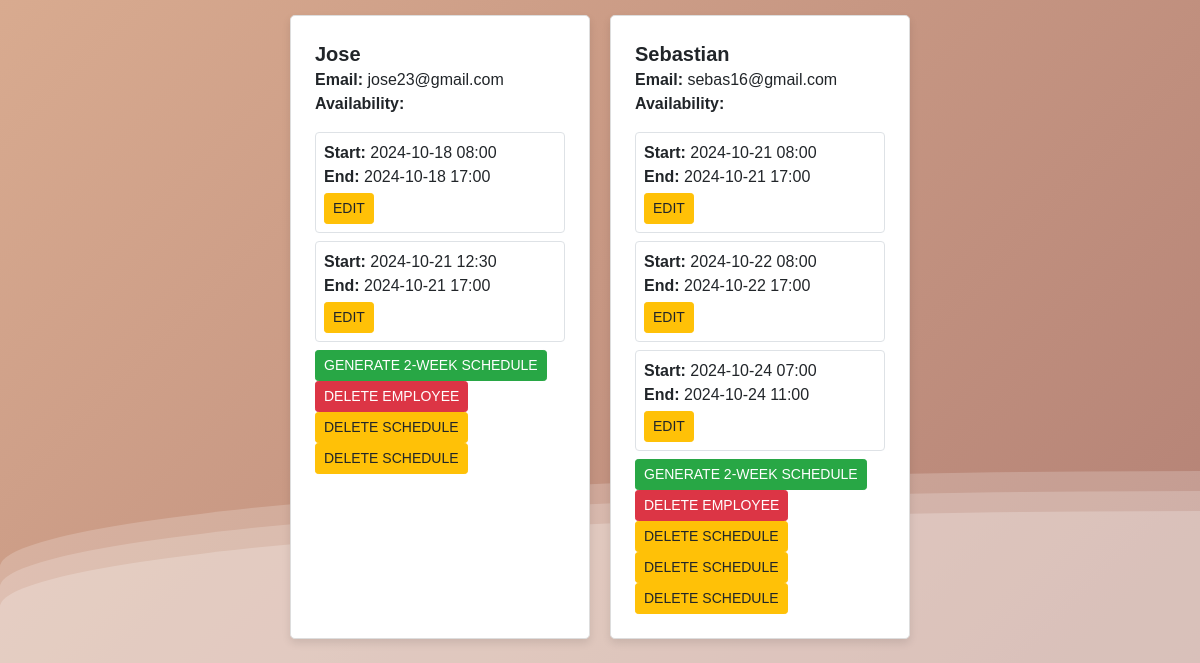
/admin/admin (signed in, lower part), run on an earlier commit of the app's database.
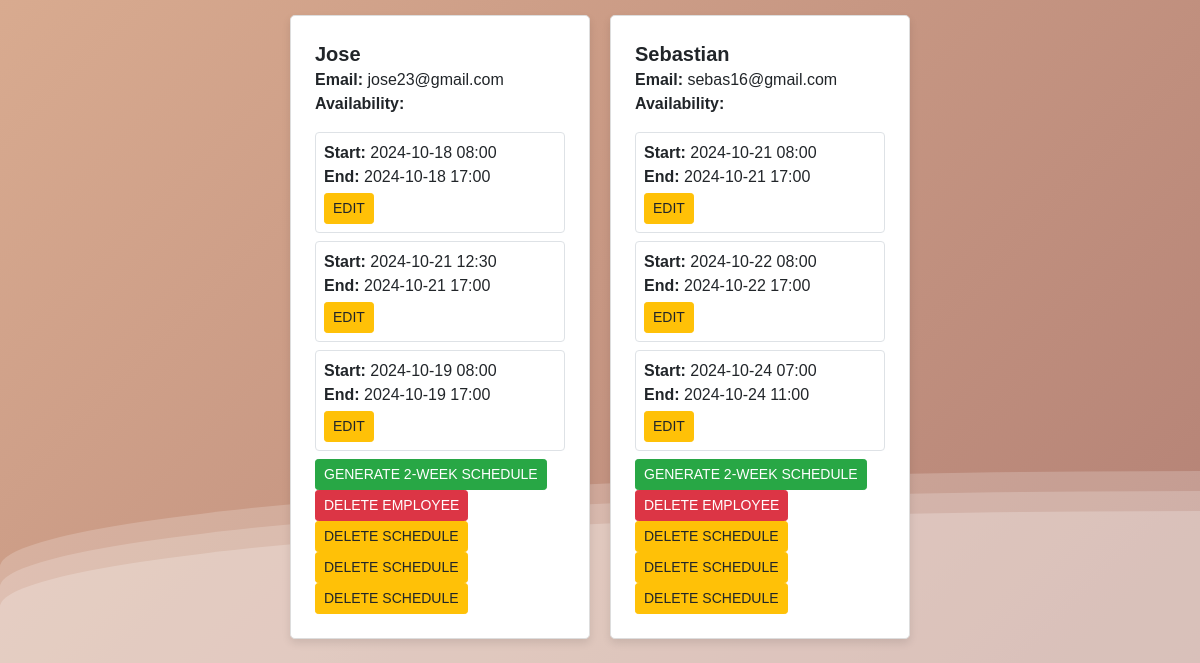
And on a later commit of the database.
### website/models.py (models this page shows)
class User(db.Model, UserMixin):
    id = db.Column(db.Integer, primary_key=True)
    email = db.Column(db.String(150), unique=True)
    password = db.Column(db.String(150))
    first_name = db.Column(db.String(150))
    is_admin = db.Column(db.Boolean, default=False)
    opening_time = db.Column(db.Time, nullable=True)
    closing_time = db.Column(db.Time, nullable=True)
    business_days = db.Column(db.String(20), nullable=True)
    created_by = db.Column(db.Integer, db.ForeignKey('user.id'))
    availability = db.Column(db.String(500))
    schedules = db.relationship('Schedule', foreign_keys='Schedule.employee_id', backref='employee', cascade='all, delete-orphan')
    created_schedules = db.relationship('Schedule', foreign_keys='Schedule.created_by', backref='creator', cascade='all, delete-orphan')
    vacation_hours = db.relationship('VacationHours', foreign_keys='VacationHours.employee_id', backref='employee', cascade='all, delete-orphan')
    created_vacation_hours = db.relationship('VacationHours', foreign_keys='VacationHours.created_by', backref='creator', cascade='all, delete-orphan')

class Schedule(db.Model):
    id = db.Column(db.Integer, primary_key=True)
    employee_id = db.Column(db.Integer, db.ForeignKey('user.id')) # Employee associated with the schedule
    shift_start = db.Column(db.DateTime)
    shift_end = db.Column(db.DateTime)
    created_by = db.Column(db.Integer, db.ForeignKey('user.id')) # User who created the schedule

### website/admin.py (the view)
@admin.route('/admin', methods=['GET', 'POST'])
@login_required
def admin_panel():
    if not current_user.is_admin:
        return redirect(url_for('home'))
    employees = User.query.filter_by(created_by=current_user.id).all()
    schedules = Schedule.query.filter_by(created_by=current_user.id).all()
    print(f"Schedules fetched for admin {current_user.id}: {schedules}")
    business_days_list = ['Monday', 'Tuesday', 'Wednesday', 'Thursday', 'Friday', 'Saturday', 'Sunday']
    opening_time = current_user.opening_time
    closing_time = current_user.closing_time
    if opening_time and closing_time:
        from datetime import datetime
        today = datetime.now().date()
        opening_dt = datetime.combine(today, opening_time)
        closing_dt = datetime.combine(today, closing_time)
        total_business_hours = (closing_dt - opening_dt).total_seconds() / 3600
    else:
        total_business_hours = 0  # Default if times are not set
    can_create_schedule = total_business_hours <= 9
    valid_schedules = []
    for schedule in schedules:
        total_hours = (schedule.shift_end - schedule.shift_start).total_seconds() / 3600 - 1  # Subtracting break time
        if total_hours >= 8:  # Only include valid schedules
            valid_schedules.append(schedule)
    for schedule in schedules:
        schedule.is_valid = (schedule in valid_schedules)
    return render_template(
        'admin_panel.html',
        employees=employees,
        schedules=schedules,
        valid_schedules=valid_schedules,
        user=current_user,
        business_days_list=business_days_list,
        can_create_schedule=can_create_schedule
    )

### website/__init__.py (called while the page is built)
def create_app():
    app = Flask(__name__)
    app.config['SECRET_KEY'] = os.getenv('SECRET_KEY')
    app.config['SQLALCHEMY_DATABASE_URI'] = f'sqlite:///{DB_NAME}'
    db.init_app(app)
    migrate.init_app(app, db)
    from .admin import admin
    from .auth import auth
    from .views import views
    app.register_blueprint(views, url_prefix='/')
    app.register_blueprint(admin, url_prefix='/admin')
    app.register_blueprint(auth, url_prefix='/auth')
    from .models import User, Schedule, VacationHours
    with app.app_context():
        db.create_all()
    login_manager = LoginManager()
    login_manager.login_view = 'auth.login'
    login_manager.init_app(app)
    @login_manager.user_loader
    def load_user(id):
        return User.query.get(int(id))
    @app.before_request
    def before_request():
        g.user = current_user
    create_database(app)
    return app

### website/templates/admin_panel.html (shortened to what this page needs)
{% extends "base.html" %}
{% block content %}
    <div class="content">
<div class="mt-8">
    <div class="employee-schedule-container grid grid-cols-1 md:grid-cols-2 lg:grid-cols-3 gap-4 mt-4">
        {% for employee in employees %}
            <div class="employee-card bg-white p-4 shadow-md rounded-lg mb-4 hover:shadow-lg transition-shadow duration-300">
                <h4 class="font-semibold text-xl">{{ employee.first_name }}</h4>
                <p><strong>Email:</strong> {{ employee.email }}</p>
                <p><strong>Availability:</strong> {{ employee.availability }}</p>
                <div class="schedule-boxes mt-3">
                    {% for schedule in schedules if schedule.employee_id == employee.id %}
                        <div class="schedule-box border p-2 rounded-md mb-2 {% if schedule not in valid_schedules %} bg-red-100 {% endif %}">
                            <p><strong>Start:</strong> {{ schedule.shift_start.strftime('%Y-%m-%d %H:%M') }}</p>
                            <p><strong>End:</strong> {{ schedule.shift_end.strftime('%Y-%m-%d %H:%M') }}</p>
                            <button class="edit-btn btn btn-warning btn-sm mt-1"
                                    data-schedule-id="{{ schedule.id }}"
                                    data-shift-start="{{ schedule.shift_start.strftime('%Y-%m-%dT%H:%M') }}"
                                    data-shift-end="{{ schedule.shift_end.strftime('%Y-%m-%dT%H:%M') }}">
                                Edit
                            </button>
                        </div>
                    {% endfor %}
                </div>
                <div class="employee-actions mt-2">
                    {% if can_create_schedule %}
                        <form method="POST" action="{{ url_for('admin.generate_schedule', employee_id=employee.id, duration=2) }}" style="display:inline;">
                            <button type="submit" class="btn btn-success btn-sm">Generate 2-Week Schedule</button>
                        </form>
                    {% endif %}
                    <form method="POST" action="{{ url_for('admin.delete_employee', id=employee.id) }}" style="display:inline;">
                        <button type="submit" class="btn btn-danger btn-sm">Delete Employee</button>
                    </form>
                    {% for schedule in schedules if schedule.employee_id == employee.id %}
                    <form method="POST" action="{{ url_for('admin.delete_schedule', id=schedule.id) }}" style="display:inline;">
                        <button type="submit" class="btn btn-warning btn-sm">Delete Schedule</button>
                    </form>
                    {% endfor %}
                </div>
            </div>
        {% endfor %}
    </div>
</div>
</div>
{% endblock %}

### website/templates/base.html (shortened to what this page needs)
<!DOCTYPE html>
<html>
    <head>
        <link
        rel="stylesheet"
        href="https://stackpath.bootstrapcdn.com/bootstrap/4.4.1/css/bootstrap.min.css"
      />
      <link
        rel="stylesheet"
        href="https://stackpath.bootstrapcdn.com/font-awesome/4.7.0/css/font-awesome.min.css"
      />
      <link href="{{ url_for('static', filename='output.css') }}" rel="stylesheet">
      <link href="https://cdn.jsdelivr.net/npm/tailwindcss@2.2.19/dist/tailwind.min.css" rel="stylesheet">
    </head>
    <body style="background-color: #ffffff;">
      <div>
        <div class="wave"></div>
        <div class="wave"></div>
        <div class="wave"></div>
    </div>
        <div class="container">
        {% block content%}
        {% endblock%}
        </div>
    </body>
</html>

### website/templates/base.html (style rules this page uses)
body { margin: auto; font-family: -apple-system, BlinkMacSystemFont, sans-serif; overflow: auto; background: linear-gradient(315deg, #31387c 0%, #793f4b 50%, #eec39f 100%); animation: gradient 15s ease infinite; background-size: 400% 400%; background-attachment: fixed; position: relative; z-index: 0; }
.wave { background: rgb(255 255 255 / 25%); border-radius: 1000% 1000% 0 0; position: fixed; width: 200%; height: 12em; animation: wave 10s -3s linear infinite; transform: translate3d(0, 0, 0); opacity: 0.8; bottom: 0; left: 0; z-index: -1; }
.wave:nth-of-type(2) { bottom: -1.25em; animation: wave 18s linear reverse infinite; opacity: 0.8; }
.wave:nth-of-type(3) { bottom: -2.5em; animation: wave 20s -1s reverse infinite; opacity: 0.9; }
.btn { font-family: Arial, Helvetica, sans-serif; text-transform: uppercase; }
body { margin: 0; padding: 0; }
.container { position: relative; z-index: 2; }

### website/templates/admin_panel.html (style rules this page uses)
body { position: relative; margin: 0; padding: 0; font-family: Arial, sans-serif; }
.content { position: relative; z-index: 2; padding: 0px; }
.employee-schedule-container { display: flex; flex-wrap: wrap; gap: 20px; justify-content: center; }
.employee-card { border: 1px solid #ddd; border-radius: 8px; padding: 20px; width: 300px; box-shadow: 0 4px 8px rgba(0, 0, 0, 0.1); background-color: #f9f9f9; }
.schedule-boxes { margin-top: 10px; }
.schedule-box { border: 1px solid #eee; border-radius: 4px; padding: 10px; background-color: #ffffff; margin-bottom: 10px; }
.employee-actions { margin-top: 15px; }

What changed in the data, as far as the page shows it:
added Schedule: shift_start "2024-10-19 08:00", shift_end "2024-10-19 17:00", shown under User "Jose"
